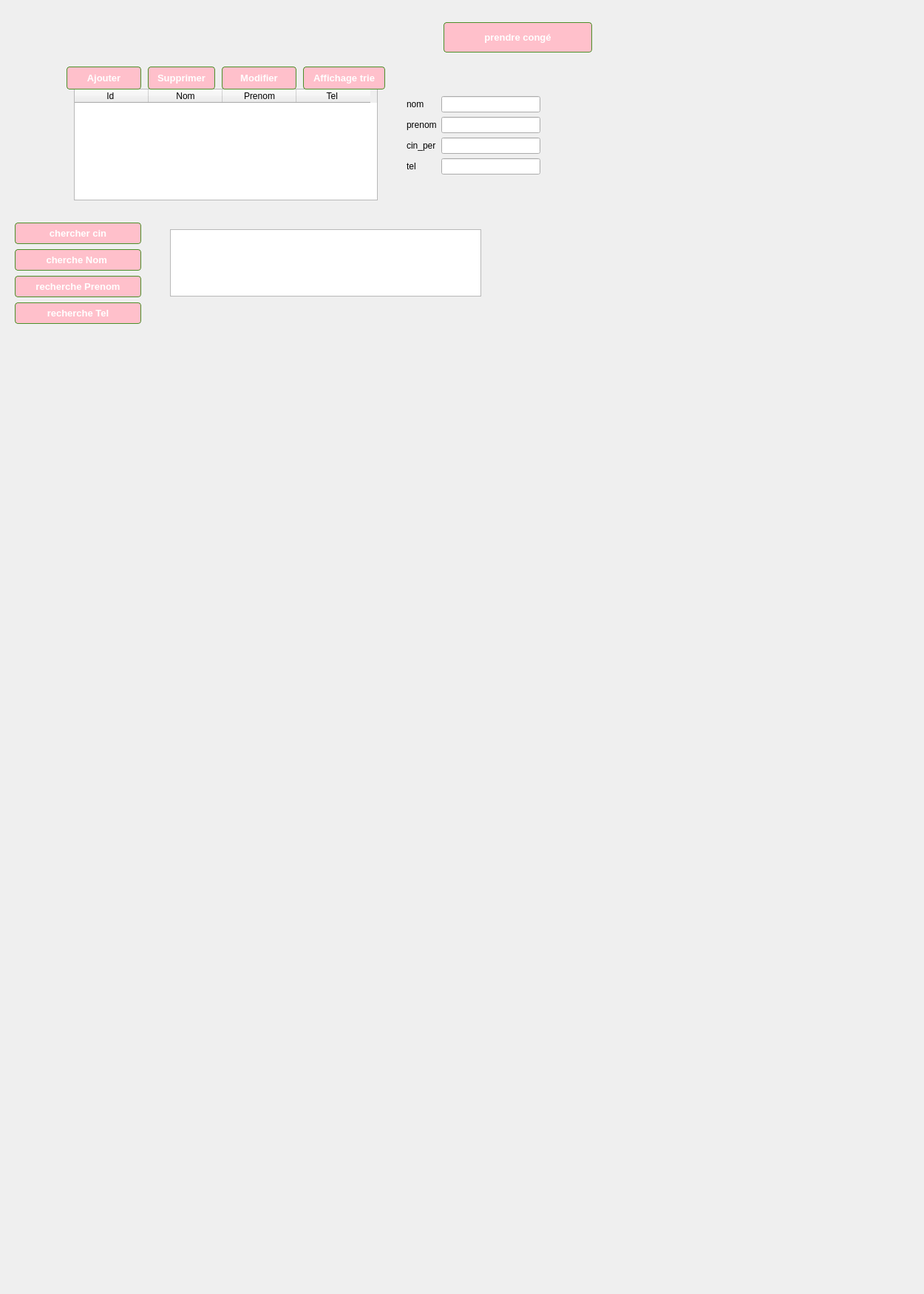
<?xml version="1.0" encoding="UTF-8"?>
<ui version="4.0">
 <class>Personnels</class>
 <widget class="QWidget" name="Personnels">
  <property name="geometry">
   <rect>
    <x>0</x>
    <y>0</y>
    <width>1250</width>
    <height>1750</height>
   </rect>
  </property>
  <property name="maximumSize">
   <size>
    <width>16777215</width>
    <height>16777215</height>
   </size>
  </property>
  <property name="windowTitle">
   <string>Form</string>
  </property>
  <widget class="QTableWidget" name="tableWidget">
   <property name="geometry">
    <rect>
     <x>100</x>
     <y>120</y>
     <width>411</width>
     <height>151</height>
    </rect>
   </property>
   <column>
    <property name="text">
     <string>Id </string>
    </property>
   </column>
   <column>
    <property name="text">
     <string>Nom</string>
    </property>
   </column>
   <column>
    <property name="text">
     <string>Prenom</string>
    </property>
   </column>
   <column>
    <property name="text">
     <string>Tel </string>
    </property>
   </column>
  </widget>
  <widget class="QLabel" name="label">
   <property name="geometry">
    <rect>
     <x>-180</x>
     <y>-90</y>
     <width>1341</width>
     <height>1761</height>
    </rect>
   </property>
   <property name="text">
    <string/>
   </property>
   <property name="pixmap">
    <pixmap>../fnd.jpg</pixmap>
   </property>
   <property name="alignment">
    <set>Qt::AlignCenter</set>
   </property>
  </widget>
  <widget class="QPushButton" name="pushButton">
   <property name="geometry">
    <rect>
     <x>90</x>
     <y>90</y>
     <width>101</width>
     <height>31</height>
    </rect>
   </property>
   <property name="styleSheet">
    <string notr="true">#pushButton{
-moz-box-shadow: 0px 10px 14px -7px #3e7327;
	-webkit-box-shadow: 0px 10px 14px -7px #3e7327;
	box-shadow: 0px 10px 14px -7px #3e7327;
	background:-webkit-gradient(linear, left top, left bottom, color-stop(0.05, #77b55a), color-stop(1, #72b352));
	background:-moz-linear-gradient(top, #77b55a 5%, #72b352 100%);
	background:-webkit-linear-gradient(top, #77b55a 5%, #72b352 100%);
	background:-o-linear-gradient(top, #77b55a 5%, #72b352 100%);
	background:-ms-linear-gradient(top, #77b55a 5%, #72b352 100%);
	background:linear-gradient(to bottom, #77b55a 5%, #72b352 100%);
	
	background-color:pink;
	-moz-border-radius:4px;
	-webkit-border-radius:4px;
	border-radius:4px;
	border:1px solid #4b8f29;
	display:inline-block;
	cursor:pointer;
	color:#ffffff;
	font-family:Arial;
	font-size:13px;
	font-weight:bold;
	padding:6px 12px;
	text-decoration:none;
	text-shadow:0px 1px 0px #5b8a3c;
}
#pushButton:hover{
background:-webkit-gradient(linear, left top, left bottom, color-stop(0.05, #72b352), color-stop(1, #77b55a));
	background:-moz-linear-gradient(top, #72b352 5%, #77b55a 100%);
	background:-webkit-linear-gradient(top, #72b352 5%, #77b55a 100%);
	background:-o-linear-gradient(top, #72b352 5%, #77b55a 100%);
	background:-ms-linear-gradient(top, #72b352 5%, #77b55a 100%);
	background:linear-gradient(to bottom, #72b352 5%, #77b55a 100%);
	
	background-color:blue;
}</string>
   </property>
   <property name="text">
    <string>Ajouter</string>
   </property>
  </widget>
  <widget class="QPushButton" name="pushButton_2">
   <property name="geometry">
    <rect>
     <x>200</x>
     <y>90</y>
     <width>91</width>
     <height>31</height>
    </rect>
   </property>
   <property name="styleSheet">
    <string notr="true">#pushButton_2{
-moz-box-shadow: 0px 10px 14px -7px #3e7327;
	-webkit-box-shadow: 0px 10px 14px -7px #3e7327;
	box-shadow: 0px 10px 14px -7px #3e7327;
	background:-webkit-gradient(linear, left top, left bottom, color-stop(0.05, #77b55a), color-stop(1, #72b352));
	background:-moz-linear-gradient(top, #77b55a 5%, #72b352 100%);
	background:-webkit-linear-gradient(top, #77b55a 5%, #72b352 100%);
	background:-o-linear-gradient(top, #77b55a 5%, #72b352 100%);
	background:-ms-linear-gradient(top, #77b55a 5%, #72b352 100%);
	background:linear-gradient(to bottom, #77b55a 5%, #72b352 100%);
	
	background-color:pink;
	-moz-border-radius:4px;
	-webkit-border-radius:4px;
	border-radius:4px;
	border:1px solid #4b8f29;
	display:inline-block;
	cursor:pointer;
	color:#ffffff;
	font-family:Arial;
	font-size:13px;
	font-weight:bold;
	padding:6px 12px;
	text-decoration:none;
	text-shadow:0px 1px 0px #5b8a3c;
}
#pushButton_2:hover{
background:-webkit-gradient(linear, left top, left bottom, color-stop(0.05, #72b352), color-stop(1, #77b55a));
	background:-moz-linear-gradient(top, #72b352 5%, #77b55a 100%);
	background:-webkit-linear-gradient(top, #72b352 5%, #77b55a 100%);
	background:-o-linear-gradient(top, #72b352 5%, #77b55a 100%);
	background:-ms-linear-gradient(top, #72b352 5%, #77b55a 100%);
	background:linear-gradient(to bottom, #72b352 5%, #77b55a 100%);
	
	background-color:blue;
}</string>
   </property>
   <property name="text">
    <string>Supprimer</string>
   </property>
  </widget>
  <widget class="QPushButton" name="pushButton_3">
   <property name="geometry">
    <rect>
     <x>300</x>
     <y>90</y>
     <width>101</width>
     <height>31</height>
    </rect>
   </property>
   <property name="styleSheet">
    <string notr="true">#pushButton_3{
-moz-box-shadow: 0px 10px 14px -7px #3e7327;
	-webkit-box-shadow: 0px 10px 14px -7px #3e7327;
	box-shadow: 0px 10px 14px -7px #3e7327;
	background:-webkit-gradient(linear, left top, left bottom, color-stop(0.05, #77b55a), color-stop(1, #72b352));
	background:-moz-linear-gradient(top, #77b55a 5%, #72b352 100%);
	background:-webkit-linear-gradient(top, #77b55a 5%, #72b352 100%);
	background:-o-linear-gradient(top, #77b55a 5%, #72b352 100%);
	background:-ms-linear-gradient(top, #77b55a 5%, #72b352 100%);
	background:linear-gradient(to bottom, #77b55a 5%, #72b352 100%);
	
	background-color:pink;
	-moz-border-radius:4px;
	-webkit-border-radius:4px;
	border-radius:4px;
	border:1px solid #4b8f29;
	display:inline-block;
	cursor:pointer;
	color:#ffffff;
	font-family:Arial;
	font-size:13px;
	font-weight:bold;
	padding:6px 12px;
	text-decoration:none;
	text-shadow:0px 1px 0px #5b8a3c;
}
#pushButton_3:hover{
background:-webkit-gradient(linear, left top, left bottom, color-stop(0.05, #72b352), color-stop(1, #77b55a));
	background:-moz-linear-gradient(top, #72b352 5%, #77b55a 100%);
	background:-webkit-linear-gradient(top, #72b352 5%, #77b55a 100%);
	background:-o-linear-gradient(top, #72b352 5%, #77b55a 100%);
	background:-ms-linear-gradient(top, #72b352 5%, #77b55a 100%);
	background:linear-gradient(to bottom, #72b352 5%, #77b55a 100%);
	
	background-color:blue;
}</string>
   </property>
   <property name="text">
    <string>Modifier</string>
   </property>
  </widget>
  <widget class="QPushButton" name="pushButton_4">
   <property name="geometry">
    <rect>
     <x>410</x>
     <y>90</y>
     <width>111</width>
     <height>31</height>
    </rect>
   </property>
   <property name="styleSheet">
    <string notr="true">#pushButton_4{
-moz-box-shadow: 0px 10px 14px -7px #3e7327;
	-webkit-box-shadow: 0px 10px 14px -7px #3e7327;
	box-shadow: 0px 10px 14px -7px #3e7327;
	background:-webkit-gradient(linear, left top, left bottom, color-stop(0.05, #77b55a), color-stop(1, #72b352));
	background:-moz-linear-gradient(top, #77b55a 5%, #72b352 100%);
	background:-webkit-linear-gradient(top, #77b55a 5%, #72b352 100%);
	background:-o-linear-gradient(top, #77b55a 5%, #72b352 100%);
	background:-ms-linear-gradient(top, #77b55a 5%, #72b352 100%);
	background:linear-gradient(to bottom, #77b55a 5%, #72b352 100%);
	
	background-color:pink;
	-moz-border-radius:4px;
	-webkit-border-radius:4px;
	border-radius:4px;
	border:1px solid #4b8f29;
	display:inline-block;
	cursor:pointer;
	color:#ffffff;
	font-family:Arial;
	font-size:13px;
	font-weight:bold;
	padding:6px 12px;
	text-decoration:none;
	text-shadow:0px 1px 0px #5b8a3c;
}
#pushButton_4:hover{
background:-webkit-gradient(linear, left top, left bottom, color-stop(0.05, #72b352), color-stop(1, #77b55a));
	background:-moz-linear-gradient(top, #72b352 5%, #77b55a 100%);
	background:-webkit-linear-gradient(top, #72b352 5%, #77b55a 100%);
	background:-o-linear-gradient(top, #72b352 5%, #77b55a 100%);
	background:-ms-linear-gradient(top, #72b352 5%, #77b55a 100%);
	background:linear-gradient(to bottom, #72b352 5%, #77b55a 100%);
	
	background-color:blue;
}</string>
   </property>
   <property name="text">
    <string>Affichage trie</string>
   </property>
  </widget>
  <widget class="QWidget" name="formLayoutWidget">
   <property name="geometry">
    <rect>
     <x>550</x>
     <y>130</y>
     <width>181</width>
     <height>119</height>
    </rect>
   </property>
   <layout class="QFormLayout" name="formLayout">
    <item row="0" column="0">
     <widget class="QLabel" name="label_2">
      <property name="text">
       <string>nom</string>
      </property>
     </widget>
    </item>
    <item row="1" column="0">
     <widget class="QLabel" name="label_3">
      <property name="text">
       <string>prenom</string>
      </property>
     </widget>
    </item>
    <item row="1" column="1">
     <widget class="QLineEdit" name="line_prenom"/>
    </item>
    <item row="2" column="0">
     <widget class="QLabel" name="label_4">
      <property name="text">
       <string>cin_per</string>
      </property>
     </widget>
    </item>
    <item row="2" column="1">
     <widget class="QLineEdit" name="line_id"/>
    </item>
    <item row="3" column="0">
     <widget class="QLabel" name="label_5">
      <property name="text">
       <string>tel</string>
      </property>
     </widget>
    </item>
    <item row="3" column="1">
     <widget class="QLineEdit" name="line_tel"/>
    </item>
    <item row="0" column="1">
     <widget class="QLineEdit" name="line_nom"/>
    </item>
   </layout>
  </widget>
  <widget class="QTableView" name="tableView">
   <property name="geometry">
    <rect>
     <x>230</x>
     <y>310</y>
     <width>421</width>
     <height>91</height>
    </rect>
   </property>
  </widget>
  <widget class="QPushButton" name="pushButton_9">
   <property name="geometry">
    <rect>
     <x>600</x>
     <y>30</y>
     <width>201</width>
     <height>41</height>
    </rect>
   </property>
   <property name="styleSheet">
    <string notr="true">#pushButton_9{
-moz-box-shadow: 0px 10px 14px -7px #3e7327;
	-webkit-box-shadow: 0px 10px 14px -7px #3e7327;
	box-shadow: 0px 10px 14px -7px #3e7327;
	background:-webkit-gradient(linear, left top, left bottom, color-stop(0.05, #77b55a), color-stop(1, #72b352));
	background:-moz-linear-gradient(top, #77b55a 5%, #72b352 100%);
	background:-webkit-linear-gradient(top, #77b55a 5%, #72b352 100%);
	background:-o-linear-gradient(top, #77b55a 5%, #72b352 100%);
	background:-ms-linear-gradient(top, #77b55a 5%, #72b352 100%);
	background:linear-gradient(to bottom, #77b55a 5%, #72b352 100%);
	
	background-color:pink;
	-moz-border-radius:4px;
	-webkit-border-radius:4px;
	border-radius:4px;
	border:1px solid #4b8f29;
	display:inline-block;
	cursor:pointer;
	color:#ffffff;
	font-family:Arial;
	font-size:13px;
	font-weight:bold;
	padding:6px 12px;
	text-decoration:none;
	text-shadow:0px 1px 0px #5b8a3c;
}
#pushButton_9:hover{
background:-webkit-gradient(linear, left top, left bottom, color-stop(0.05, #72b352), color-stop(1, #77b55a));
	background:-moz-linear-gradient(top, #72b352 5%, #77b55a 100%);
	background:-webkit-linear-gradient(top, #72b352 5%, #77b55a 100%);
	background:-o-linear-gradient(top, #72b352 5%, #77b55a 100%);
	background:-ms-linear-gradient(top, #72b352 5%, #77b55a 100%);
	background:linear-gradient(to bottom, #72b352 5%, #77b55a 100%);
	
	background-color:blue;
}</string>
   </property>
   <property name="text">
    <string>prendre congé</string>
   </property>
  </widget>
  <widget class="QWidget" name="verticalLayoutWidget">
   <property name="geometry">
    <rect>
     <x>20</x>
     <y>300</y>
     <width>171</width>
     <height>140</height>
    </rect>
   </property>
   <layout class="QVBoxLayout" name="verticalLayout">
    <item>
     <widget class="QPushButton" name="pushButton_5">
      <property name="styleSheet">
       <string notr="true">#pushButton_5{
-moz-box-shadow: 0px 10px 14px -7px #3e7327;
	-webkit-box-shadow: 0px 10px 14px -7px #3e7327;
	box-shadow: 0px 10px 14px -7px #3e7327;
	background:-webkit-gradient(linear, left top, left bottom, color-stop(0.05, #77b55a), color-stop(1, #72b352));
	background:-moz-linear-gradient(top, #77b55a 5%, #72b352 100%);
	background:-webkit-linear-gradient(top, #77b55a 5%, #72b352 100%);
	background:-o-linear-gradient(top, #77b55a 5%, #72b352 100%);
	background:-ms-linear-gradient(top, #77b55a 5%, #72b352 100%);
	background:linear-gradient(to bottom, #77b55a 5%, #72b352 100%);
	
	background-color:pink;
	-moz-border-radius:4px;
	-webkit-border-radius:4px;
	border-radius:4px;
	border:1px solid #4b8f29;
	display:inline-block;
	cursor:pointer;
	color:#ffffff;
	font-family:Arial;
	font-size:13px;
	font-weight:bold;
	padding:6px 12px;
	text-decoration:none;
	text-shadow:0px 1px 0px #5b8a3c;
}
#pushButton_5:hover{
background:-webkit-gradient(linear, left top, left bottom, color-stop(0.05, #72b352), color-stop(1, #77b55a));
	background:-moz-linear-gradient(top, #72b352 5%, #77b55a 100%);
	background:-webkit-linear-gradient(top, #72b352 5%, #77b55a 100%);
	background:-o-linear-gradient(top, #72b352 5%, #77b55a 100%);
	background:-ms-linear-gradient(top, #72b352 5%, #77b55a 100%);
	background:linear-gradient(to bottom, #72b352 5%, #77b55a 100%);
	
	background-color:blue;
}</string>
      </property>
      <property name="text">
       <string>chercher cin</string>
      </property>
     </widget>
    </item>
    <item>
     <widget class="QPushButton" name="pushButton_6">
      <property name="styleSheet">
       <string notr="true">#pushButton_6{
-moz-box-shadow: 0px 10px 14px -7px #3e7327;
	-webkit-box-shadow: 0px 10px 14px -7px #3e7327;
	box-shadow: 0px 10px 14px -7px #3e7327;
	background:-webkit-gradient(linear, left top, left bottom, color-stop(0.05, #77b55a), color-stop(1, #72b352));
	background:-moz-linear-gradient(top, #77b55a 5%, #72b352 100%);
	background:-webkit-linear-gradient(top, #77b55a 5%, #72b352 100%);
	background:-o-linear-gradient(top, #77b55a 5%, #72b352 100%);
	background:-ms-linear-gradient(top, #77b55a 5%, #72b352 100%);
	background:linear-gradient(to bottom, #77b55a 5%, #72b352 100%);
	
	background-color:pink;
	-moz-border-radius:4px;
	-webkit-border-radius:4px;
	border-radius:4px;
	border:1px solid #4b8f29;
	display:inline-block;
	cursor:pointer;
	color:#ffffff;
	font-family:Arial;
	font-size:13px;
	font-weight:bold;
	padding:6px 12px;
	text-decoration:none;
	text-shadow:0px 1px 0px #5b8a3c;
}
#pushButton_6:hover{
background:-webkit-gradient(linear, left top, left bottom, color-stop(0.05, #72b352), color-stop(1, #77b55a));
	background:-moz-linear-gradient(top, #72b352 5%, #77b55a 100%);
	background:-webkit-linear-gradient(top, #72b352 5%, #77b55a 100%);
	background:-o-linear-gradient(top, #72b352 5%, #77b55a 100%);
	background:-ms-linear-gradient(top, #72b352 5%, #77b55a 100%);
	background:linear-gradient(to bottom, #72b352 5%, #77b55a 100%);
	
	background-color:blue;
}</string>
      </property>
      <property name="text">
       <string>cherche Nom </string>
      </property>
     </widget>
    </item>
    <item>
     <widget class="QPushButton" name="pushButton_7">
      <property name="styleSheet">
       <string notr="true">#pushButton_7{
-moz-box-shadow: 0px 10px 14px -7px #3e7327;
	-webkit-box-shadow: 0px 10px 14px -7px #3e7327;
	box-shadow: 0px 10px 14px -7px #3e7327;
	background:-webkit-gradient(linear, left top, left bottom, color-stop(0.05, #77b55a), color-stop(1, #72b352));
	background:-moz-linear-gradient(top, #77b55a 5%, #72b352 100%);
	background:-webkit-linear-gradient(top, #77b55a 5%, #72b352 100%);
	background:-o-linear-gradient(top, #77b55a 5%, #72b352 100%);
	background:-ms-linear-gradient(top, #77b55a 5%, #72b352 100%);
	background:linear-gradient(to bottom, #77b55a 5%, #72b352 100%);
	
	background-color:pink;
	-moz-border-radius:4px;
	-webkit-border-radius:4px;
	border-radius:4px;
	border:1px solid #4b8f29;
	display:inline-block;
	cursor:pointer;
	color:#ffffff;
	font-family:Arial;
	font-size:13px;
	font-weight:bold;
	padding:6px 12px;
	text-decoration:none;
	text-shadow:0px 1px 0px #5b8a3c;
}
#pushButton_7:hover{
background:-webkit-gradient(linear, left top, left bottom, color-stop(0.05, #72b352), color-stop(1, #77b55a));
	background:-moz-linear-gradient(top, #72b352 5%, #77b55a 100%);
	background:-webkit-linear-gradient(top, #72b352 5%, #77b55a 100%);
	background:-o-linear-gradient(top, #72b352 5%, #77b55a 100%);
	background:-ms-linear-gradient(top, #72b352 5%, #77b55a 100%);
	background:linear-gradient(to bottom, #72b352 5%, #77b55a 100%);
	
	background-color:blue;
}</string>
      </property>
      <property name="text">
       <string>recherche Prenom</string>
      </property>
     </widget>
    </item>
    <item>
     <widget class="QPushButton" name="pushButton_8">
      <property name="styleSheet">
       <string notr="true">#pushButton_8{
-moz-box-shadow: 0px 10px 14px -7px #3e7327;
	-webkit-box-shadow: 0px 10px 14px -7px #3e7327;
	box-shadow: 0px 10px 14px -7px #3e7327;
	background:-webkit-gradient(linear, left top, left bottom, color-stop(0.05, #77b55a), color-stop(1, #72b352));
	background:-moz-linear-gradient(top, #77b55a 5%, #72b352 100%);
	background:-webkit-linear-gradient(top, #77b55a 5%, #72b352 100%);
	background:-o-linear-gradient(top, #77b55a 5%, #72b352 100%);
	background:-ms-linear-gradient(top, #77b55a 5%, #72b352 100%);
	background:linear-gradient(to bottom, #77b55a 5%, #72b352 100%);
	
	background-color:pink;
	-moz-border-radius:4px;
	-webkit-border-radius:4px;
	border-radius:4px;
	border:1px solid #4b8f29;
	display:inline-block;
	cursor:pointer;
	color:#ffffff;
	font-family:Arial;
	font-size:13px;
	font-weight:bold;
	padding:6px 12px;
	text-decoration:none;
	text-shadow:0px 1px 0px #5b8a3c;
}
#pushButton_8:hover{
background:-webkit-gradient(linear, left top, left bottom, color-stop(0.05, #72b352), color-stop(1, #77b55a));
	background:-moz-linear-gradient(top, #72b352 5%, #77b55a 100%);
	background:-webkit-linear-gradient(top, #72b352 5%, #77b55a 100%);
	background:-o-linear-gradient(top, #72b352 5%, #77b55a 100%);
	background:-ms-linear-gradient(top, #72b352 5%, #77b55a 100%);
	background:linear-gradient(to bottom, #72b352 5%, #77b55a 100%);
	
	background-color:blue;
}</string>
      </property>
      <property name="text">
       <string>recherche Tel</string>
      </property>
     </widget>
    </item>
   </layout>
  </widget>
  <zorder>label</zorder>
  <zorder>tableWidget</zorder>
  <zorder>pushButton</zorder>
  <zorder>pushButton_2</zorder>
  <zorder>pushButton_3</zorder>
  <zorder>pushButton_4</zorder>
  <zorder>formLayoutWidget</zorder>
  <zorder>tableView</zorder>
  <zorder>pushButton_9</zorder>
  <zorder>verticalLayoutWidget</zorder>
 </widget>
 <resources/>
 <connections/>
</ui>
